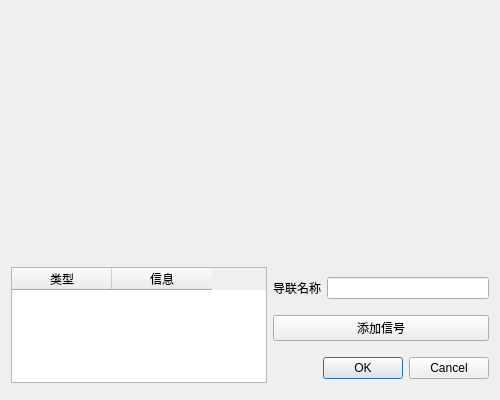
<?xml version="1.0" encoding="UTF-8"?>
<ui version="4.0">
 <class>ChannelSetting</class>
 <widget class="QDialog" name="ChannelSetting">
  <property name="geometry">
   <rect>
    <x>0</x>
    <y>0</y>
    <width>500</width>
    <height>400</height>
   </rect>
  </property>
  <property name="minimumSize">
   <size>
    <width>500</width>
    <height>400</height>
   </size>
  </property>
  <property name="maximumSize">
   <size>
    <width>500</width>
    <height>400</height>
   </size>
  </property>
  <property name="windowTitle">
   <string>导联设置</string>
  </property>
  <layout class="QVBoxLayout" name="verticalLayout_2">
   <item>
    <layout class="QGridLayout" name="gridLayout">
     <item row="0" column="0" colspan="2">
      <widget class="QChartView" name="m_chartview" native="true">
       <property name="minimumSize">
        <size>
         <width>340</width>
         <height>250</height>
        </size>
       </property>
       <property name="maximumSize">
        <size>
         <width>99999</width>
         <height>99999</height>
        </size>
       </property>
      </widget>
     </item>
     <item row="1" column="1" rowspan="2">
      <layout class="QVBoxLayout" name="verticalLayout">
       <item>
        <layout class="QHBoxLayout" name="horizontalLayout">
         <item>
          <widget class="QLabel" name="label">
           <property name="text">
            <string>导联名称</string>
           </property>
          </widget>
         </item>
         <item>
          <widget class="QLineEdit" name="m_lineedit_ch_name"/>
         </item>
        </layout>
       </item>
       <item>
        <widget class="QPushButton" name="m_pushbutton_addsig">
         <property name="text">
          <string>添加信号</string>
         </property>
        </widget>
       </item>
       <item>
        <widget class="QDialogButtonBox" name="buttonBox">
         <property name="orientation">
          <enum>Qt::Horizontal</enum>
         </property>
         <property name="standardButtons">
          <set>QDialogButtonBox::Cancel|QDialogButtonBox::Ok</set>
         </property>
        </widget>
       </item>
      </layout>
     </item>
     <item row="1" column="0">
      <widget class="QTableWidget" name="m_tableWidget_sig">
       <column>
        <property name="text">
         <string>类型</string>
        </property>
       </column>
       <column>
        <property name="text">
         <string>信息</string>
        </property>
       </column>
      </widget>
     </item>
    </layout>
   </item>
  </layout>
 </widget>
 <customwidgets>
  <customwidget>
   <class>QChartView</class>
   <extends>QWidget</extends>
   <header>qchartview.h</header>
   <container>1</container>
  </customwidget>
 </customwidgets>
 <resources/>
 <connections>
  <connection>
   <sender>buttonBox</sender>
   <signal>accepted()</signal>
   <receiver>ChannelSetting</receiver>
   <slot>accept()</slot>
   <hints>
    <hint type="sourcelabel">
     <x>248</x>
     <y>254</y>
    </hint>
    <hint type="destinationlabel">
     <x>157</x>
     <y>274</y>
    </hint>
   </hints>
  </connection>
  <connection>
   <sender>buttonBox</sender>
   <signal>rejected()</signal>
   <receiver>ChannelSetting</receiver>
   <slot>reject()</slot>
   <hints>
    <hint type="sourcelabel">
     <x>316</x>
     <y>260</y>
    </hint>
    <hint type="destinationlabel">
     <x>286</x>
     <y>274</y>
    </hint>
   </hints>
  </connection>
 </connections>
</ui>
